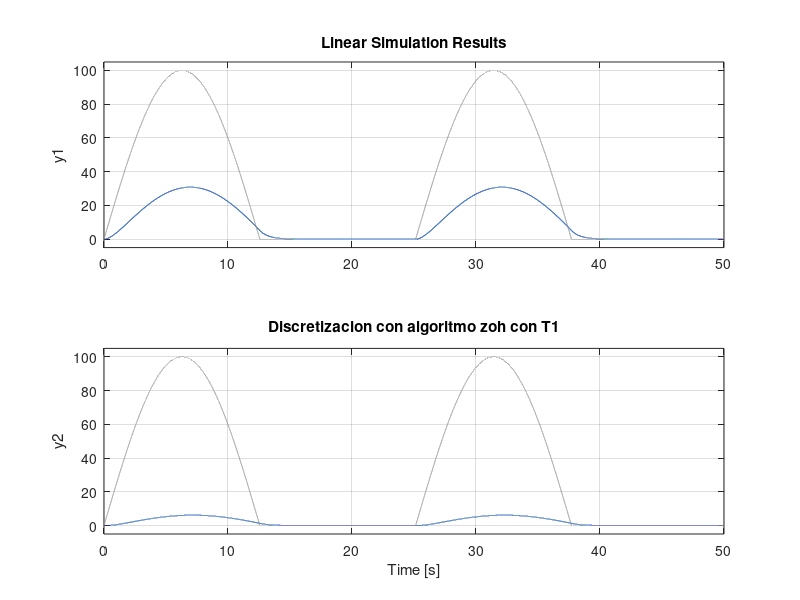
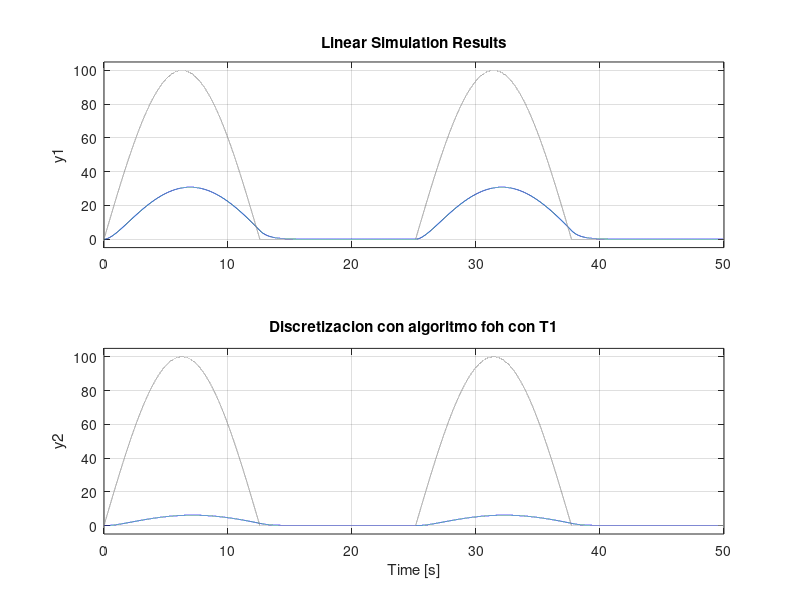
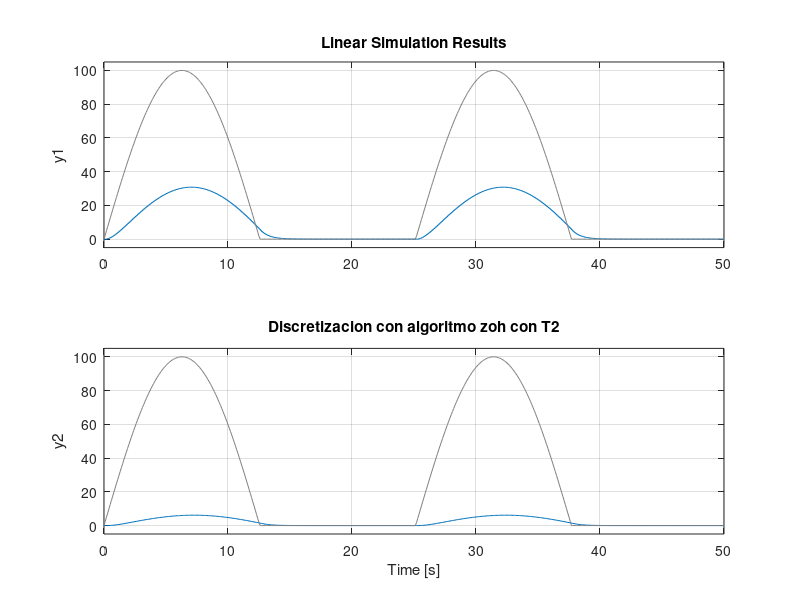
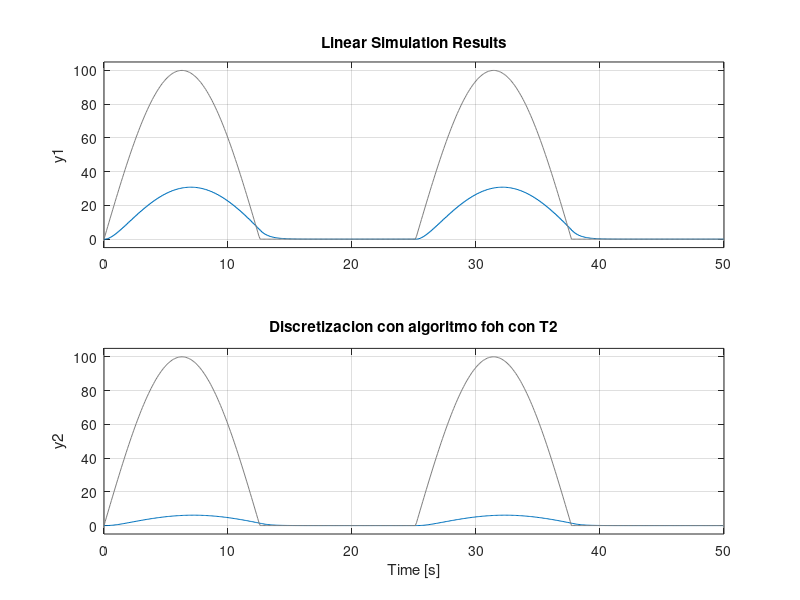

Write the MATLAB code that produced these figures, in order.
clear,clc

%-------------------------------------------------------------------------------------%
%                           Tercera parte
%-------------------------------------------------------------------------------------%

%Para esta parte se utilizan los mismos datos de la segunda parte

%Los valores que se le dá a los parametros son
A1=2;
A2=4;
R1=0.25;
R2=0.0625;

%Se inician las matrices
A=zeros(2,2);
B=zeros(2,1);
C=zeros(2,2);
D=zeros(2,1);
%Las matrices de las ecuaciones de estado son:
A(1,1)= -1/(A1*R1);
A(1,2)= 1/(A1*R1);
A(2,1)= 1/(R1*A2);
%A(2,2)= -1/(A2*(R1+R2));
A(2,2)= -(1/R1+1/R2)*(1/A2);
B(1,1)= 1/A1;
B(2,1)= 0;
C(1,1)=1;
C(2,2)=1;

%Modelo de estado
M = ss(A,B,C,D);

%Los tres tiempos de muestreos definidos son
T1 = 0.001;
T2 = 0.1;
T3 = 2;

%Para realizar la discretizacion del modelo se utiliza la funcion c2d y se
%aplica el algoritmo Zero order hold y First order hold

%La definicion de u(t) para T1 corresponde a:
t1 = 0:T1:50;
u1 = 100*sin(t1/4);
u1(u1<0) = 0.;

%Para graficar se utiliza la funcion lsim y se utiliza la funcion u(t)
%definida anteriormente
figure(1)
M1_z = c2d(M,T1,"zoh");
lsim(M1_z, u1, t1);
title("Discretizacion con algoritmo zoh con T1");

figure(2)
M1_f = c2d(M,T1,"foh");
lsim(M1_f, u1, t1);
title("Discretizacion con algoritmo foh con T1");


%La definicion de u(t) para T2 corresponde a:
t2 = 0:T2:50;
u2 = 100*sin(t2/4);
u2(u2<0) = 0.;

figure(3)
M2_z = c2d(M,T2,"zoh");
lsim(M2_z, u2, t2);
title("Discretizacion con algoritmo zoh con T2");

figure(4)
M2_f = c2d(M,T2,"foh");
lsim(M2_f, u2 ,t2);
title("Discretizacion con algoritmo foh con T2");


%La definicion de u(t) para T3 corresponde a:
t3 = 0:T3:50;
u3 = 100*sin(t3/4);
u3(u3<0) = 0.;

figure(5)
M3_z = c2d(M,T3,"zoh");
lsim(M3_z, u3, t3);
title("Discretizacion con algoritmo zoh con T3");

figure(6)
M3_f = c2d(M,T3,"foh");
lsim(M3_f, u3, t3);
title("Discretizacion con algoritmo foh con T3");